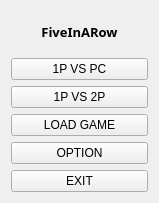
<?xml version="1.0" encoding="UTF-8"?>
<ui version="4.0">
 <class>MenuWindow</class>
 <widget class="QWidget" name="MenuWindow">
  <property name="geometry">
   <rect>
    <x>0</x>
    <y>0</y>
    <width>159</width>
    <height>203</height>
   </rect>
  </property>
  <property name="windowTitle">
   <string>MenuWindow</string>
  </property>
  <layout class="QGridLayout" name="gridLayout">
   <item row="0" column="0">
    <widget class="QLabel" name="titleLabel">
     <property name="font">
      <font>
       <family>Adobe 黑体 Std R</family>
       <pointsize>10</pointsize>
       <weight>75</weight>
       <bold>true</bold>
      </font>
     </property>
     <property name="text">
      <string>FiveInARow</string>
     </property>
     <property name="alignment">
      <set>Qt::AlignCenter</set>
     </property>
    </widget>
   </item>
   <item row="1" column="0">
    <widget class="QPushButton" name="PVEButton">
     <property name="text">
      <string>1P VS PC</string>
     </property>
    </widget>
   </item>
   <item row="2" column="0">
    <widget class="QPushButton" name="PVPButton">
     <property name="text">
      <string>1P VS 2P</string>
     </property>
    </widget>
   </item>
   <item row="3" column="0">
    <widget class="QPushButton" name="loadButton">
     <property name="text">
      <string>LOAD GAME</string>
     </property>
    </widget>
   </item>
   <item row="4" column="0">
    <widget class="QPushButton" name="optionButton">
     <property name="text">
      <string>OPTION</string>
     </property>
    </widget>
   </item>
   <item row="5" column="0">
    <widget class="QPushButton" name="exitButton">
     <property name="text">
      <string>EXIT</string>
     </property>
    </widget>
   </item>
  </layout>
 </widget>
 <layoutdefault spacing="6" margin="11"/>
 <resources/>
 <connections/>
</ui>
